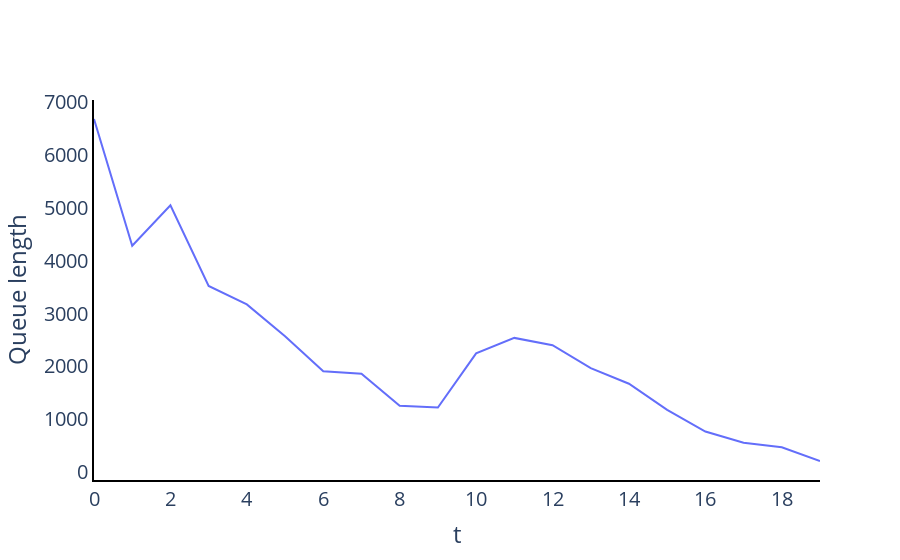

Notebook source saved alongside this figure:
### Code cell
alvp_seq = pd.DataFrame(alg_alvp.sequence, columns=["Agent_0", "Agent_1", "Agent_2", "Agent_3", "Agent_4", "Agent_5"])
add_error(alvp_seq, "Agent", 6);

layout = go.Layout(plot_bgcolor='rgba(0,0,0,0)')
fig = go.Figure(layout=layout)

fig.add_trace(go.Scatter(y=alvp_seq.Error,
                                     x=list(range(len(alvp_seq.Error))),
                                     name=f"Error",
                                     mode="lines"))
            
fig.update_layout(
    xaxis_title="t",
    yaxis_title="Queue length",
    font = dict(size = 20)
)
fig.update_xaxes(showline=True, linewidth=2, linecolor='black', gridcolor='white')
fig.update_yaxes(showline=True, linewidth=2, linecolor='black', gridcolor='white')
fig.show()

### Figure 1 — Plotly figure (JSON) as saved in the notebook; plotly's stock layout.template omitted (floating-point values rounded to 4 significant figures)
{"data": [{"mode": "lines", "name": "Error", "type": "scatter", "x": [0, 1, 2, 3, 4, 5, 6, 7, 8, 9, 10, 11, 12, 13, 14, 15, 16, 17, 18, 19], "y": [6684.0, 4285.0, 5050.0, 3521.0, 3174.0, 2570.0, 1907.0, 1860.0, 1252.0, 1220.0, 2245.0, 2538.0, 2400.0, 1966.0, 1671.0, 1175.0, 765.8, 551.9, 466.8, 207.1]}], "layout": {"autosize": true, "font": {"size": 20}, "plot_bgcolor": "rgba(0, 0, 0, 0)", "xaxis": {"autorange": true, "gridcolor": "white", "linecolor": "black", "linewidth": 2, "range": [0, 19], "showline": true, "title": {"text": "t"}, "type": "linear"}, "yaxis": {"autorange": true, "gridcolor": "white", "linecolor": "black", "linewidth": 2, "range": [-152.7, 7044.0], "showline": true, "title": {"text": "Queue length"}, "type": "linear"}}}
